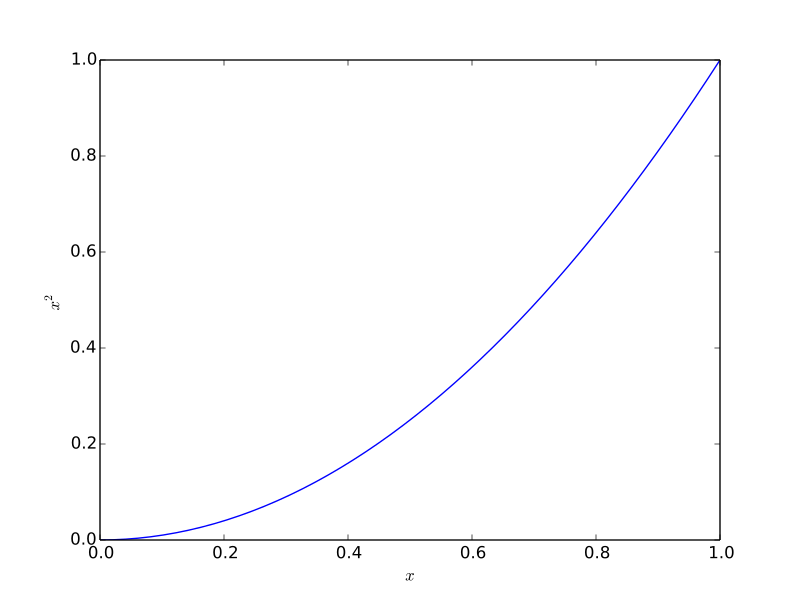

The Python source for this figure:
from pylab import *

t = linspace(0,1)
plot(t,t**2)
xlim(0,1)
xlabel("$x$")
ylabel("$x^2$")
savefig("lsg.pdf")
